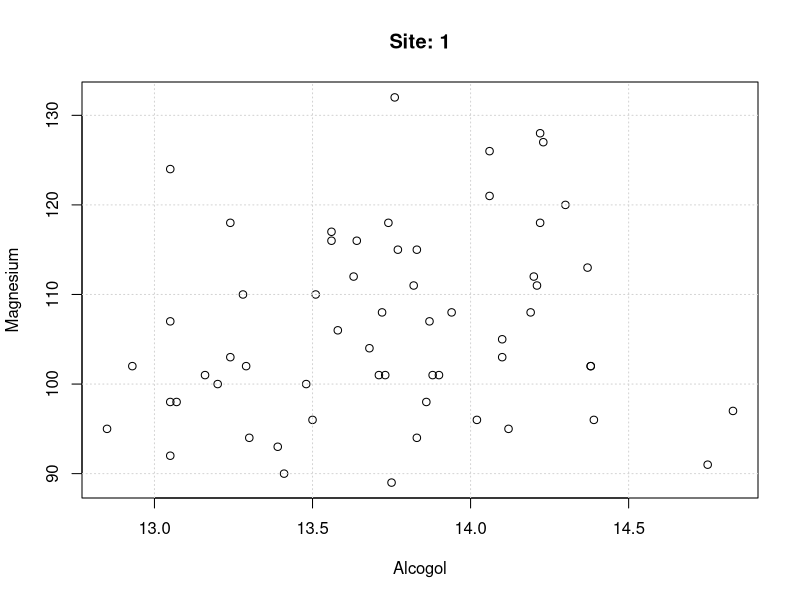
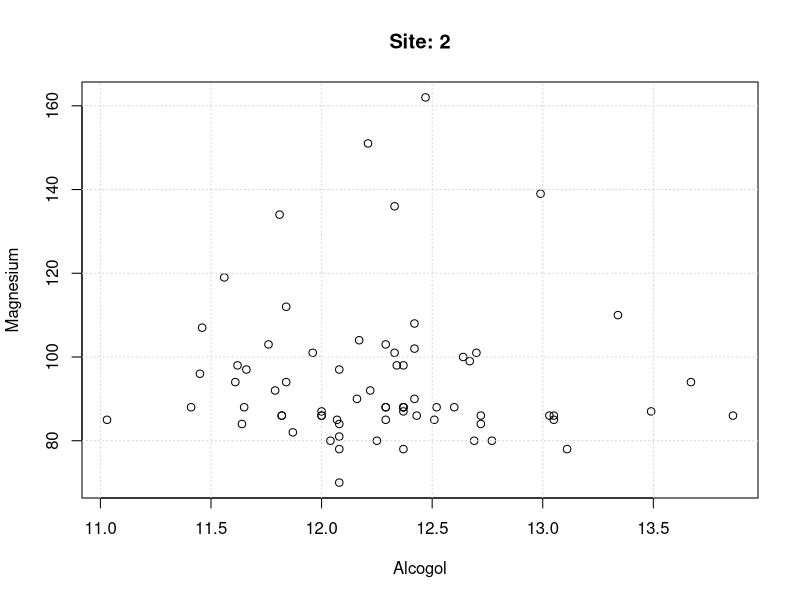
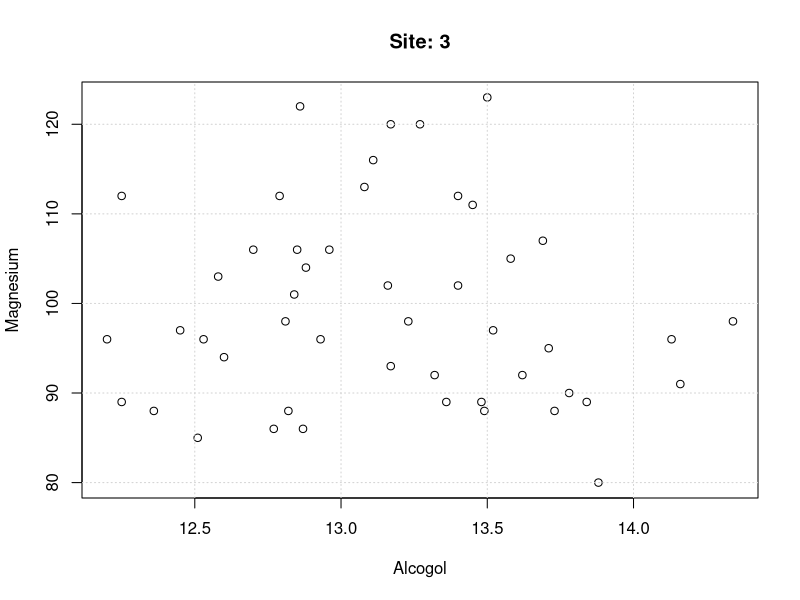
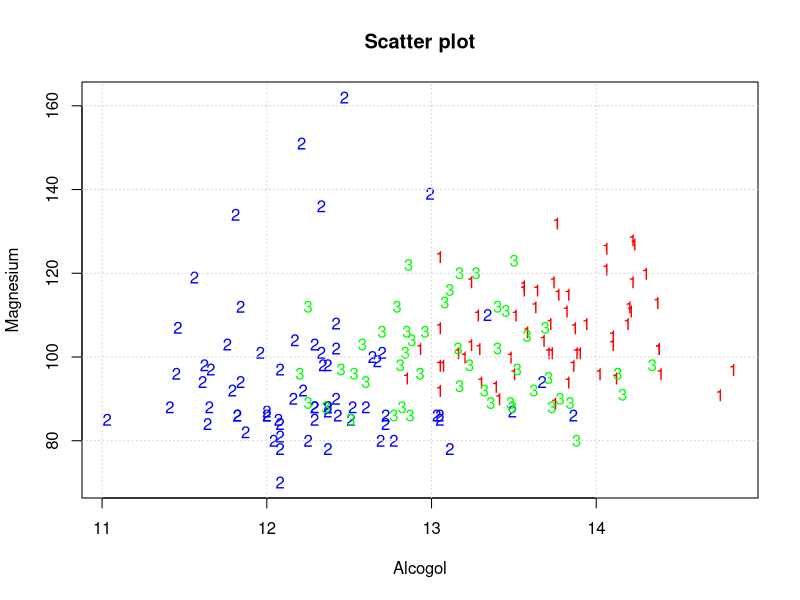
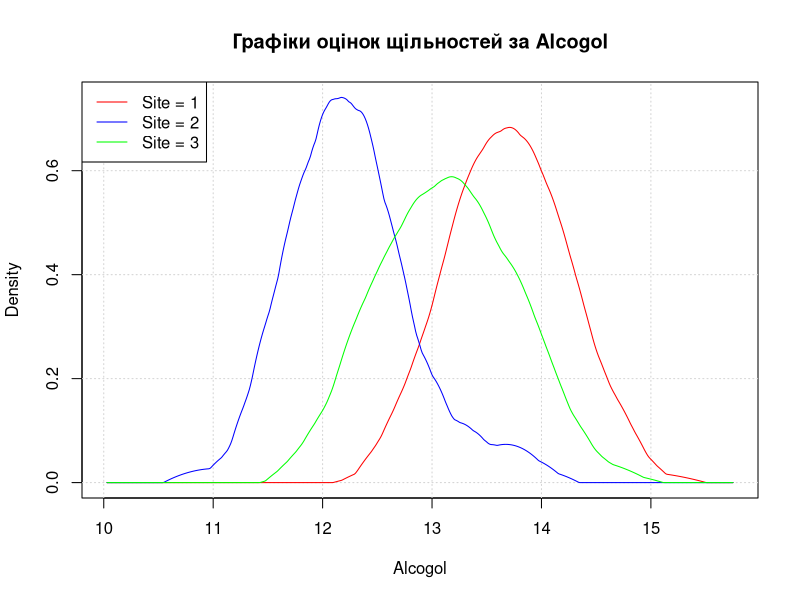
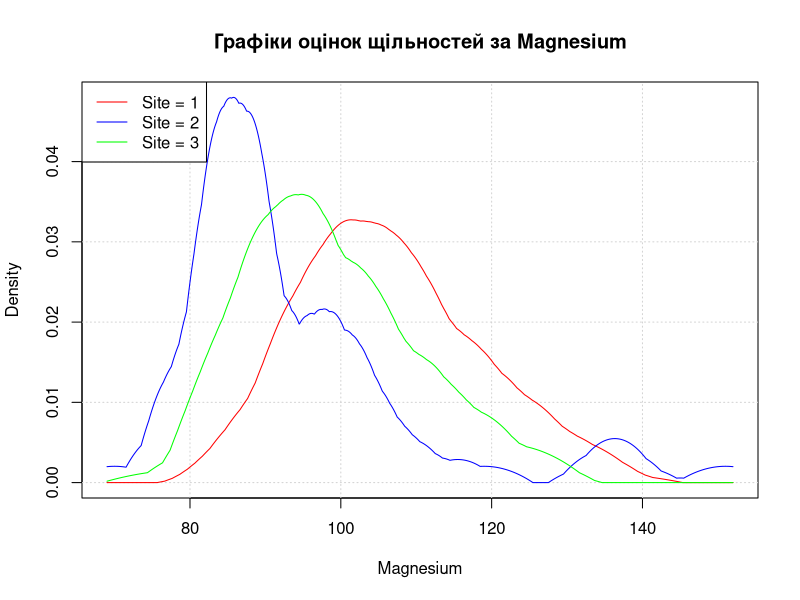
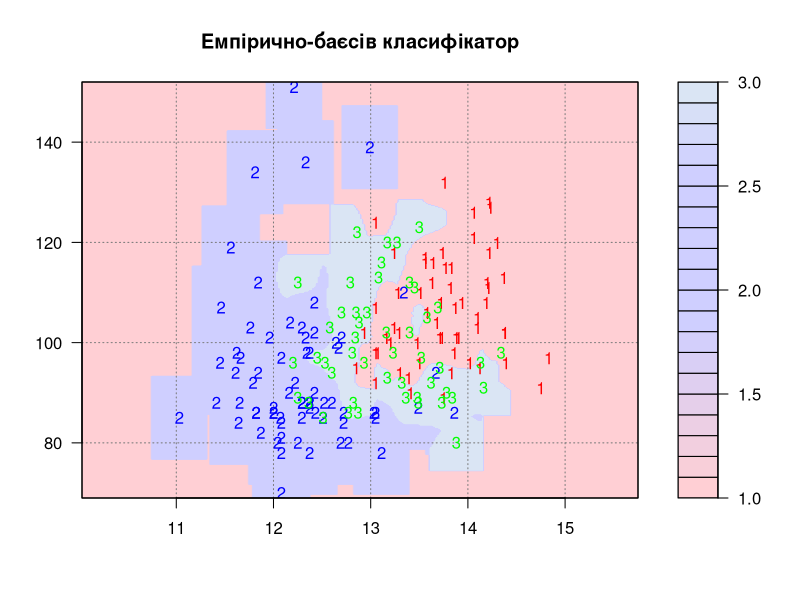
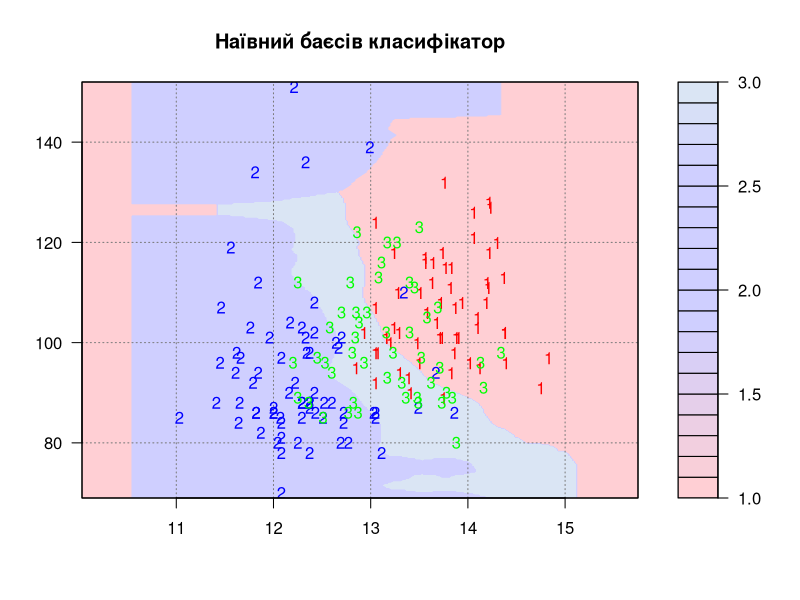

Reproduce these figures in R, in order.
### Ядерні оцінки щільностей

## Ядро Єпанєчнікова та характеристики

epan.kernel <- function(t)
{
  3/4 * (1 - t^2) * (abs(t) < 1)
}

ep.d.sq <- 3/5
ep.D <- 1/5

## Безпосередньо підрахунок ядерної оцінки

dens.estim <- function(x, h, K)
{
  n <- length(x)
  g <- function(t)
  {
    sum(K((t - x) / h)) / (n * h)
  }
  gv <- function(t)
  {
    sapply(t, g)
  }
}

## Правило Сільвермана для h

h.silv.rule <- function(d.sq, D, n, sigma.est)
{
  sigma.est * ((8 * sqrt(pi) * d.sq) / (3 * D^2 * n))^(1/5)
}

h.silv.simple <- function(d.sq, D, x)
{
  h.silv.rule(d.sq, D, length(x), sd(x))
}

h.silv.improved <- function(d.sq, D, x)
{
  h.silv.rule(d.sq, D, length(x), min(sd(x), IQR(x)/1.34))
}

## CV-вибір для h

f.a <- function(t, a)
{
  ((1 + t)^a - (-1)^a) / a
}

epan.kernel.conv <- function(t)
{ 
  ifelse(abs(t) >= 2, 0, {
    z <- -abs(t)
    (1 - z^2) * f.a(z, 1) + 2 * z * (f.a(z, 2) - f.a(z, 4)) + (z^2 - 2) * f.a(z, 3) + f.a(z, 5)
  })
}

CV.h <- function(h, x)
{
  n <- length(x)
  idx <- 1:n
  double.sum <- sum(sapply(idx, function(j) {
    delta <- (x[idx < j] - x[j])/h
    A <- sum(epan.kernel.conv(delta)) * 9/16
    B <- sum(epan.kernel(delta))
    A / n - 2 * B / (n - 1)
  }))
  (ep.d.sq + 2 * double.sum) / (n * h)
}

h.crossvalid <- function(x, h.min, h.max)
{
  optimize(function(h) { CV.h(h, x) }, c(h.min, h.max))$minimum
}

### Дані

wine.data <- read.csv2("wine.csv", header = T)[,c("Alcogol", "Magnesium", "Site")]
N <- nrow(wine.data)

j <- 1
plot(wine.data$Alcogol[wine.data$Site == j], 
     wine.data$Magnesium[wine.data$Site == j], 
     xlab = "Alcogol", ylab = "Magnesium", main = paste("Site:", j))
grid()
j <- 2
plot(wine.data$Alcogol[wine.data$Site == j], 
     wine.data$Magnesium[wine.data$Site == j], 
     xlab = "Alcogol", ylab = "Magnesium", main = paste("Site:", j))
grid()
j <- 3
plot(wine.data$Alcogol[wine.data$Site == j], 
     wine.data$Magnesium[wine.data$Site == j], 
     xlab = "Alcogol", ylab = "Magnesium", main = paste("Site:", j))
grid()

plot(wine.data$Alcogol, wine.data$Magnesium, type = "n", 
     xlab = "Alcogol", ylab = "Magnesium", main = "Scatter plot")
text(wine.data$Alcogol, wine.data$Magnesium, wine.data$Site,
     col = c("red", "blue", "green")[wine.data$Site])
grid()

set.seed(0)

wine.sites <- unique(wine.data$Site)

p <- 0.8
N.train <- floor(p * N)

idx.train <- sample(1:N, N.train)

wine.data.train <- wine.data[idx.train,]
wine.data.test <- wine.data[-idx.train,]

wine.masks <- sapply(wine.sites, function(m) {
  wine.data.train$Site == m
})
N.sites <- apply(wine.masks, 2, sum)

## Перевірка на некорельованість

test.spearman <- cor.test(wine.data$Alcogol, wine.data$Magnesium, 
                          method = "spearman", exact = F)

## Побудова (наївного) емпірично-баєсівського класифікатора

# Оцінюємо апріорний розподіл номера виноградника
pi.j <- sapply(wine.sites, function(j) { mean(wine.data.train$Site == j) })

# Будуємо оцінки щільностей для кожної групи

# Пілотні оцінки для згладжування
h.j.pilot.alc <- sapply(wine.sites, function(j) { 
  h.silv.improved(ep.d.sq, ep.D, 
                  wine.data.train$Alcogol[wine.data.train$Site == j])
  })
h.j.pilot.mag <- sapply(wine.sites, function(j) { 
  h.silv.improved(ep.d.sq, ep.D, 
                  wine.data.train$Magnesium[wine.data.train$Site == j])
})

# CV-оцінки згладжування
h.j.cv.alc <- sapply(wine.sites, function(j) {
  h.crossvalid(wine.data.train$Alcogol[wine.data.train$Site == j],
               0.1 * h.j.pilot.alc[j], 10 * h.j.pilot.alc[j])
})
h.j.cv.mag <- sapply(wine.sites, function(j) {
  h.crossvalid(wine.data.train$Magnesium[wine.data.train$Site == j],
               0.1 * h.j.pilot.mag[j], 10 * h.j.pilot.mag[j])
})

# Ядерні оцінки щільності на основі CV-оцінки згладжування
alc.dens <- sapply(wine.sites, function(j) {
  dens.estim(wine.data.train$Alcogol[wine.data.train$Site == j],
             h.j.cv.alc[j], epan.kernel)
})
mag.dens <- sapply(wine.sites, function(j) {
  dens.estim(wine.data.train$Magnesium[wine.data.train$Site == j],
             h.j.cv.mag[j], epan.kernel)
})

# Будуємо графіки оцінок щільностей

# Для Alcogol
eps <- 1
I.alc <- seq(min(wine.data.train$Alcogol) - eps, max(wine.data.train$Alcogol) + eps, 0.01)

plot(c(I.alc, I.alc, I.alc), as.numeric(sapply(wine.sites, function(j) {
  (alc.dens[[j]])(I.alc)
})), type = "n", xlab = "Alcogol", ylab = "Density",
main = "Графіки оцінок щільностей за Alcogol")
grid()
for(j in wine.sites)
{
  lines(I.alc, (alc.dens[[j]])(I.alc), col = c("red", "blue", "green")[j])
}
legend("topleft", legend = c("Site = 1", "Site = 2", "Site = 3"),
       col = c("red", "blue", "green"), lwd = 1)

# Для Magnesium
eps <- 1
I.mag <- seq(min(wine.data.train$Magnesium) - eps, max(wine.data.train$Magnesium) + eps, 0.01)

plot(c(I.mag, I.mag, I.mag), as.numeric(sapply(wine.sites, function(j) {
  (mag.dens[[j]])(I.mag)
})), type = "n", xlab = "Magnesium", ylab = "Density",
main = "Графіки оцінок щільностей за Magnesium")
grid()
for(j in wine.sites)
{
  lines(I.mag, (mag.dens[[j]])(I.mag), col = c("red", "blue", "green")[j])
}
legend("topleft", legend = c("Site = 1", "Site = 2", "Site = 3"),
       col = c("red", "blue", "green"), lwd = 1)

# Реалізація класифікатора
g.emp.nbayes <- function(x.alc, x.mag)
{
  fj.alc.emp.x <- c((alc.dens[[1]])(x.alc), (alc.dens[[2]])(x.alc), (alc.dens[[3]])(x.alc))
  fj.mag.emp.x <- c((mag.dens[[1]])(x.mag), (mag.dens[[2]])(x.mag), (mag.dens[[3]])(x.mag))
  which.max(pi.j * fj.alc.emp.x * fj.mag.emp.x)
}

# Прогнозування за наївним емп.-байєс. класифікатором
site.hat.emp.nbayes.train <- apply(wine.data.train, 1, function(u) {
  g.emp.nbayes(u[1], u[2])
})
site.hat.emp.nbayes.test <- apply(wine.data.test, 1, function(u) {
  g.emp.nbayes(u[1], u[2])
})

# Частоти помилок класифікації
L.nb.train <- mean(site.hat.emp.nbayes.train != wine.data.train$Site)
L.nb.test <- mean(site.hat.emp.nbayes.test != wine.data.test$Site)

# Таблиці спряженості
l.nb.train <- table(forecast = site.hat.emp.nbayes.train, real = wine.data.train$Site)
l.nb.test <- table(forecast = site.hat.emp.nbayes.test, real = wine.data.test$Site)

## Емпірично-баєсів класифікатор

# Двовимірна щільність

f.est.2d <- function(h1, h2, x1, x2, n, K)
{ function(y1, y2) { sum(K((y1 - x1)/h1) * K((y2 - x2)/h2)) / (n * h1 * h2) } }

# Двовимірна крос-валідація
CV.h.2d <- function(h1, h2, x1, x2)
{
  n <- length(x1); idx <- 1:n
  double.sum <- sum(sapply(idx, function(j) {
    delta1 <- (x1[idx < j] - x1[j])/h1
    delta2 <- (x2[idx < j] - x2[j])/h2
    A <- sum(epan.kernel.conv(delta1) * epan.kernel.conv(delta2)) * (9/16)^2
    B <- sum(epan.kernel(delta1) * epan.kernel(delta2))
    A / n - 2 * B / (n - 1)
  }))
  (ep.d.sq^2 + 2 * double.sum) / (n * h1 * h2)
}
h.crossvalid.2d <- function(x1, x2, h1_0, h2_0, D = 200)
{ 
  vals.h1 <- 0.1 * h1_0 * ((D-1):0)/(D-1) + 10 * h1_0 * (0:(D-1))/(D-1)
  vals.h2 <- 0.1 * h2_0 * ((D-1):0)/(D-1) + 10 * h2_0 * (0:(D-1))/(D-1)
  CV.grid <- outer(vals.h1, vals.h2, function(h1, h2) { 
    apply(cbind(h1, h2), 1, 
          function(u) { CV.h.2d(u[1], u[2], x1, x2) }
          )
    })
  h1.opt <- vals.h1[which.min(apply(CV.grid, 1, min))]
  h2.opt <- vals.h2[which.min(apply(CV.grid, 2, min))]
  c(h1.opt, h2.opt)
}

# Двовимірні оцінки згладжування за CV
#print("2d CV estimation: start")
#hj.1.2d.cv <- h.crossvalid.2d(x1 = wine.data.train$Alcogol[wine.data.train$Site == 1],
#                              x2 = wine.data.train$Magnesium[wine.data.train$Site == 1],
#                              h1 = h.j.cv.alc[1], h2 = h.j.cv.mag[1])
#print("1st")
#hj.2.2d.cv <- h.crossvalid.2d(x1 = wine.data.train$Alcogol[wine.data.train$Site == 2],
#                              x2 = wine.data.train$Magnesium[wine.data.train$Site == 2],
#                              h1 = h.j.cv.alc[2], h2 = h.j.cv.mag[2])
#print("2nd")
#hj.3.2d.cv <- h.crossvalid.2d(x1 = wine.data.train$Alcogol[wine.data.train$Site == 3],
#                              x2 = wine.data.train$Magnesium[wine.data.train$Site == 3],
#                              h1 = h.j.cv.alc[3], h2 = h.j.cv.mag[3])
#print("3rd")
#print("2d CV estimation: finish")

# Двовимірне правило Сільвермана
d <- 2
n1 <- sum(wine.data.train$Site == 1)
n2 <- sum(wine.data.train$Site == 2)
n3 <- sum(wine.data.train$Site == 3)
hj.1.2d.silv <- (4 / (d + 2))^(1/(d + 4)) * n1^(-1/(d + 4)) * c(sd(wine.data.train$Alcogol[wine.data.train$Site == 1]), sd(wine.data.train$Magnesium[wine.data.train$Site == 1]))
hj.2.2d.silv <- (4 / (d + 2))^(1/(d + 4)) * n1^(-1/(d + 4)) * c(sd(wine.data.train$Alcogol[wine.data.train$Site == 2]), sd(wine.data.train$Magnesium[wine.data.train$Site == 2]))
hj.3.2d.silv <- (4 / (d + 2))^(1/(d + 4)) * n1^(-1/(d + 4)) * c(sd(wine.data.train$Alcogol[wine.data.train$Site == 3]), sd(wine.data.train$Magnesium[wine.data.train$Site == 3]))

f1.est <- f.est.2d(h1 = hj.1.2d.silv[1], h2 = hj.1.2d.silv[2], 
                   x1 = wine.data.train$Alcogol[wine.data.train$Site == 1],
                   x2 = wine.data.train$Magnesium[wine.data.train$Site == 1], 
                   n = n1, K = epan.kernel)

f2.est <- f.est.2d(h1 = hj.2.2d.silv[1], h2 = hj.2.2d.silv[2], 
                   x1 = wine.data.train$Alcogol[wine.data.train$Site == 2],
                   x2 = wine.data.train$Magnesium[wine.data.train$Site == 2], 
                   n = n2, K = epan.kernel)

f3.est <- f.est.2d(h1 = hj.3.2d.silv[1], h2 = hj.3.2d.silv[2], 
                   x1 = wine.data.train$Alcogol[wine.data.train$Site == 3],
                   x2 = wine.data.train$Magnesium[wine.data.train$Site == 3], 
                   n = n3, K = epan.kernel)

# Реалізація класифікатора
g.emp.bayes <- function(x.alc, x.mag)
{
  fj.emp.x <- c(f1.est(x.alc, x.mag), f2.est(x.alc, x.mag), f3.est(x.alc, x.mag))
  which.max(pi.j * fj.emp.x)
}

# Прогнозування за емп.-байєс. класифікатором
site.hat.emp.bayes.train <- apply(wine.data.train, 1, function(u) {
  g.emp.bayes(u[1], u[2])
})
site.hat.emp.bayes.test <- apply(wine.data.test, 1, function(u) {
  g.emp.bayes(u[1], u[2])
})

# Частоти помилок класифікації
L.b.train <- mean(site.hat.emp.bayes.train != wine.data.train$Site)
L.b.test <- mean(site.hat.emp.bayes.test != wine.data.test$Site)

# Таблиці спряженості
l.b.train <- table(forecast = site.hat.emp.bayes.train, real = wine.data.train$Site)
l.b.test <- table(forecast = site.hat.emp.bayes.test, real = wine.data.test$Site)

## Побудова проекційного баєсівського класифікатора

direction <- function(beta)
{
  c(cos(beta), sin(beta))
}

projection <- function(x.vect, dir.vect)
{
  as.numeric(crossprod(x.vect, dir.vect))
}

# Побудова класифікатора
g.proj.bayes <- function(x.proj, f1, f2, f3)
{
  f.proj.x <- c(f1(x.proj), f2(x.proj), f3(x.proj))
  which.max(pi.j * f.proj.x)
}

L.proj <- function(beta)
{
  projected.train <- apply(wine.data.train, 1, function(u) {
    projection(u[-3], direction(beta))
  })
  
  h.s.1 <- h.silv.improved(ep.d.sq, ep.D, projected.train[wine.data.train$Site == 1])
  h.cv.1 <- h.crossvalid(projected.train, 0.1 * h.s.1, 10 * h.s.1)
  
  h.s.2 <- h.silv.improved(ep.d.sq, ep.D, projected.train[wine.data.train$Site == 2])
  h.cv.2 <- h.crossvalid(projected.train, 0.1 * h.s.2, 10 * h.s.2)
  
  h.s.3 <- h.silv.improved(ep.d.sq, ep.D, projected.train[wine.data.train$Site == 3])
  h.cv.3 <- h.crossvalid(projected.train, 0.1 * h.s.3, 10 * h.s.3)
  
  f.1 <- dens.estim(projected.train[wine.data.train$Site == 1], h.cv.1, epan.kernel)
  f.2 <- dens.estim(projected.train[wine.data.train$Site == 2], h.cv.2, epan.kernel)
  f.3 <- dens.estim(projected.train[wine.data.train$Site == 3], h.cv.3, epan.kernel)

  hat.proj <- sapply(projected.train, function(u) {
    g.proj.bayes(u, f.1, f.2, f.3)
  })
  
  mean(hat.proj != wine.data.train$Site)
}

beta.res <- optimize(L.proj, lower = 0, upper = 2 * pi)
beta.opt <- beta.res$minimum

# Лахміття

wine.train.projected.opt <- apply(wine.data.train, 1, function(u) {
  projection(u[-3], direction(beta.opt))
})

h.proj.silv.1 <- h.silv.improved(ep.d.sq, ep.D, wine.train.projected.opt[wine.data.train$Site == 1])
h.proj.cv.1 <- h.crossvalid(wine.train.projected.opt, 0.1 * h.proj.silv.1, 10 * h.proj.silv.1)

h.proj.silv.2 <- h.silv.improved(ep.d.sq, ep.D, wine.train.projected.opt[wine.data.train$Site == 2])
h.proj.cv.2 <- h.crossvalid(wine.train.projected.opt, 0.1 * h.proj.silv.2, 10 * h.proj.silv.2)

h.proj.silv.3 <- h.silv.improved(ep.d.sq, ep.D, wine.train.projected.opt[wine.data.train$Site == 3])
h.proj.cv.3 <- h.crossvalid(wine.train.projected.opt, 0.1 * h.proj.silv.3, 10 * h.proj.silv.3)

f.opt.1 <- dens.estim(wine.train.projected.opt[wine.data.train$Site == 1], h.proj.cv.1, epan.kernel)
f.opt.2 <- dens.estim(wine.train.projected.opt[wine.data.train$Site == 2], h.proj.cv.2, epan.kernel)
f.opt.3 <- dens.estim(wine.train.projected.opt[wine.data.train$Site == 3], h.proj.cv.3, epan.kernel)

g.proj.opt <- function(x.alc, x.mag)
{
  x.proj <- projection(c(x.alc, x.mag), direction(beta.opt))
  g.proj.bayes(x.proj, f.opt.1, f.opt.2, f.opt.3)
}

# Прогнозування за проекційним баєсівським класифікатором
site.hat.proj.bayes.train <- apply(wine.data.train, 1, function(u) {
  g.proj.opt(u[1], u[2])
})
site.hat.proj.bayes.test <- apply(wine.data.test, 1, function(u) {
  g.proj.opt(u[1], u[2])
})

# Частоти помилок класифікації
L.pb.train <- mean(site.hat.proj.bayes.train != wine.data.train$Site)
L.pb.test <- mean(site.hat.proj.bayes.test != wine.data.test$Site)

# Таблиці спряженості
l.pb.train <- table(forecast = site.hat.proj.bayes.train, real = wine.data.train$Site)
l.pb.test <- table(forecast = site.hat.proj.bayes.test, real = wine.data.test$Site)

### Графіки

I.alc <- seq(min(wine.data.train$Alcogol) - eps, max(wine.data.train$Alcogol) + eps, 0.02)
I.mag <- seq(min(wine.data.train$Magnesium) - eps, max(wine.data.train$Magnesium) + eps, 0.25)

z.b <- outer(I.alc, I.mag, function(a, m) {
  apply(cbind(a,m), 1, function(u) { g.emp.bayes(u[1], u[2]) })
})
z.nb <- outer(I.alc, I.mag, function(a, m) {
  apply(cbind(a,m), 1, function(u) { g.emp.nbayes(u[1], u[2]) })
})
z.pb <- outer(I.alc, I.mag, function(a, m) {
  apply(cbind(a,m), 1, function(u) { g.proj.opt(u[1], u[2]) })
})

cols = colorRampPalette(c('#ffcfd4','#cfcfff','#cfcfff','#e6ffea'))(24)

filled.contour(I.alc, I.mag, z.b, col = cols,
               plot.axes = {
                 grid(col = "gray48")
                 text(wine.data$Alcogol, wine.data$Magnesium, wine.data$Site, 
                      col = c("red", "blue", "green")[wine.data$Site])
                 axis(1); axis(2); box()
               }, main = "Емпірично-баєсів класифікатор")


filled.contour(I.alc, I.mag, z.nb, col = cols,
               plot.axes = {
                 grid(col = "gray48")
                 text(wine.data$Alcogol, wine.data$Magnesium, wine.data$Site, 
                      col = c("red", "blue", "green")[wine.data$Site])
                 axis(1); axis(2); box()
               }, main = "Наївний баєсів класифікатор")

filled.contour(I.alc, I.mag, z.pb, col = cols,
               plot.axes = {
                 grid(col = "gray48")
                 text(wine.data$Alcogol, wine.data$Magnesium, wine.data$Site, 
                      col = c("red", "blue", "green")[wine.data$Site])
                 axis(1); axis(2); box()
               }, main = "Проекційний баєсів класифікатор")

### Проекція

plot(wine.data$Alcogol, wine.data$Magnesium, type = "n", asp = 1,
     xlim = c(-40, 20), ylim = c(40, 170),
     xlab = "Alcogol", ylab = "Magnesium", main = "Scatter plot with projections")
text(wine.data$Alcogol, wine.data$Magnesium, wine.data$Site,
     col = c("red", "blue", "green")[wine.data$Site])
grid()

dir.opt <- direction(beta.opt)
abline(a = 0, b = dir.opt[2]/dir.opt[1], col = "black")

proj.point <- function(x,y)
{
  p <- projection(c(x,y), dir.opt)
  dir.opt * p
}

set.seed(1)
ind <- sample(1:N, 20)

proj.xy <- apply(cbind(wine.data$Alcogol[ind], wine.data$Magnesium[ind]), 1, function(u) {
  proj.point(u[1], u[2])
})
segments(wine.data$Alcogol[ind], wine.data$Magnesium[ind], proj.xy[1,], proj.xy[2,],
      col = c("red", "blue", "green")[wine.data$Site[ind]])
points(proj.xy[1,], proj.xy[2,],
       col = c("red", "blue", "green")[wine.data$Site[ind]])

# other

I.alc <- seq(-65, 45, 0.25)
I.mag <- seq(55, 165, 0.25)
z.pb <- outer(I.alc, I.mag, function(a, m) {
  apply(cbind(a,m), 1, function(u) { g.proj.opt(u[1], u[2]) })
})

filled.contour(I.alc, I.mag, z.pb, col = cols, asp = 1, 
               plot.axes = {
                 grid(col = "gray48")
                 text(wine.data$Alcogol, wine.data$Magnesium, wine.data$Site, 
                      col = c("red", "blue", "green")[wine.data$Site])
                 abline(a = 0, b = dir.opt[2]/dir.opt[1], col = "black")
                 segments(wine.data$Alcogol[ind], wine.data$Magnesium[ind], proj.xy[1,], proj.xy[2,],
                          col = c("red", "blue", "green")[wine.data$Site[ind]])
                 points(proj.xy[1,], proj.xy[2,],
                        col = c("red", "blue", "green")[wine.data$Site[ind]])
                 xlim = c(min(I.alc), max(I.alc))
                 ylim = c(min(I.mag), max(I.mag))
                 axis(1); axis(2); box()
               }, main = "Проекційний баєсів класифікатор")
